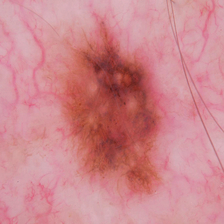
#> input picture cancer_image.jpg, 224 x 224 px, found by its file name
$ python skin_detection_final.py
#> lines starting #> are read from the running program, lines starting #| are printed output that depends on the picture; after the words box and inside, x2 and y2 are one past the last pixel; in counts of white or black regions, pixels touching at a corner belong together
import cv2
import numpy as np
from sklearn.svm import SVC
from sklearn.metrics import accuracy_score

def preprocess_image(image_path):
#> called with image_path = 'D:\\cg\\cancer_image.jpg'
    image = cv2.imread(image_path)
#> image is the input picture: shape (224, 224, 3); mean B, G, R 140.9, 134.9, 205.6
    gray = cv2.cvtColor(image, cv2.COLOR_BGR2GRAY)
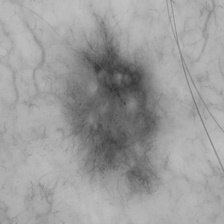
#> gray: shape (224, 224); min 48, max 193, mean 156.8
    blurred = cv2.GaussianBlur(gray, (5, 5), 0)
    return image, gray, blurred

def segment_image(blurred):
    _, thresholded = cv2.threshold(blurred, 0, 255, cv2.THRESH_BINARY + cv2.THRESH_OTSU)
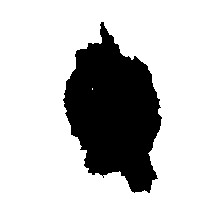
#> thresholded: shape (224, 224); 79% white; 1 black region, box (x1, y1, x2, y2) and area: (63, 22, 162, 193) 10524
    thresholded = cv2.bitwise_not(thresholded)
#> thresholded: shape (224, 224); 21% white; 1 white region
    contours, _ = cv2.findContours(thresholded, cv2.RETR_EXTERNAL, cv2.CHAIN_APPROX_SIMPLE)
#> contours = 1 contour; box (x1, y1, x2, y2) and area: (63, 22, 162, 193) 10294
    return contours

def extract_features(image, contours):
    features = []
    for contour in contours:
        x, y, w, h = cv2.boundingRect(contour)
        roi = image[y:y+h, x:x+w]
        mean_val = cv2.mean(roi)
        features.append(mean_val[:3])
    return np.array(features)

# Load and preprocess image
image_path = r"D:\cg\cancer_image.jpg"
image, gray, blurred = preprocess_image(image_path)

# Segment image
contours = segment_image(blurred)

# Extract features
features = extract_features(image, contours)
#> the loop in extract_features, `for contour in contours:` made 1 pass
#> (x, y, w, h, mean_val) on pass 1: (63, 22, 99, 171, (100.4, 102.1, 188.1, 0))
#> pass 1, in extract_features, `roi = image[y:y+h, x:x+w]`:
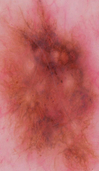
#> roi: shape (171, 99, 3); mean B, G, R 100.4, 102.1, 188.1
#> after the loop in extract_features, `for contour in contours:`: features = [(100.4, 102.1, 188.1)]
#> features = [[100.4, 102.1, 188.1]]

# Example training data (replace with actual data)
X_train = np.random.rand(100, 3)
y_train = np.random.randint(0, 2, 100)

# Train classifier
classifier = SVC(kernel='linear')
classifier.fit(X_train, y_train)

# Predict
y_pred = classifier.predict(features)
#> y_pred = [0]
prediction = y_pred[0]
#> prediction = 0
if prediction == 1:
    print("The lesion is predicted to be malignant(cancerous).")
else:
    print("The lesion is predicted to be benign(noncancerous).")
